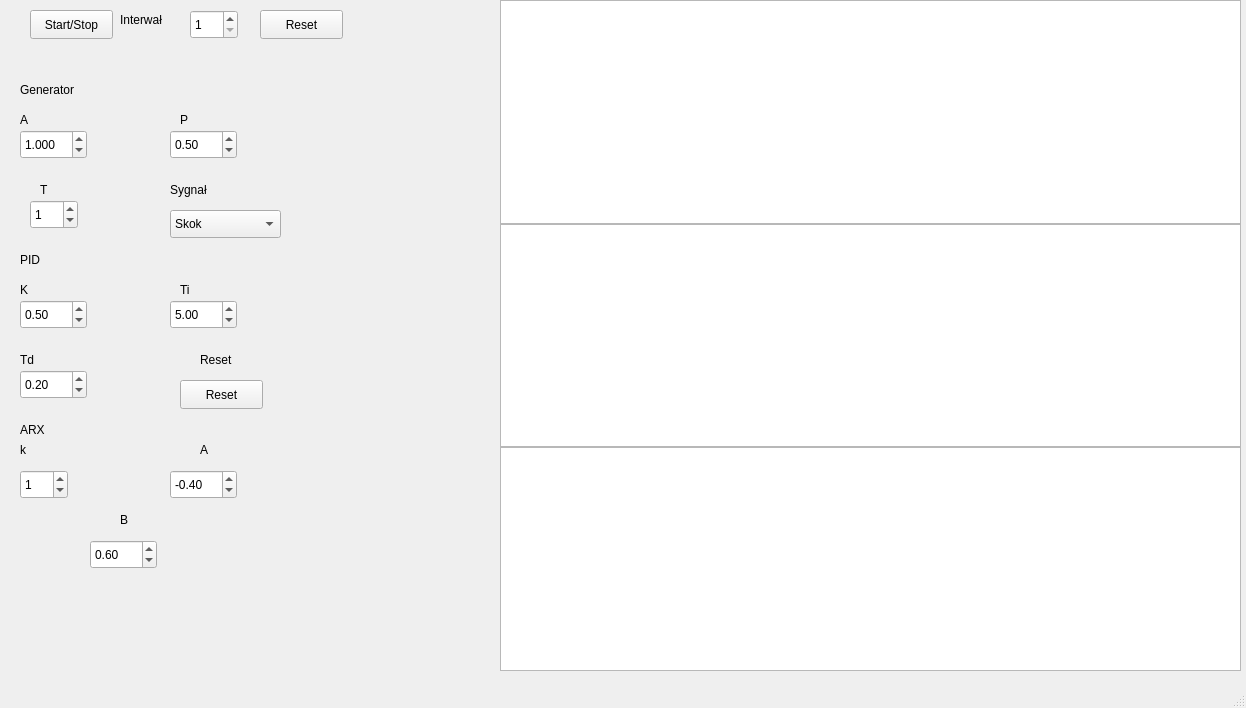
<?xml version="1.0" encoding="UTF-8"?>
<ui version="4.0">
 <class>MainWindow</class>
 <widget class="QMainWindow" name="MainWindow">
  <property name="geometry">
   <rect>
    <x>0</x>
    <y>0</y>
    <width>1246</width>
    <height>708</height>
   </rect>
  </property>
  <property name="windowTitle">
   <string>SUAR</string>
  </property>
  <widget class="QWidget" name="centralwidget">
   <widget class="QPushButton" name="pushButton">
    <property name="geometry">
     <rect>
      <x>30</x>
      <y>10</y>
      <width>83</width>
      <height>29</height>
     </rect>
    </property>
    <property name="text">
     <string>Start/Stop</string>
    </property>
   </widget>
   <widget class="QPushButton" name="pushButton_3">
    <property name="geometry">
     <rect>
      <x>260</x>
      <y>10</y>
      <width>83</width>
      <height>29</height>
     </rect>
    </property>
    <property name="text">
     <string>Reset</string>
    </property>
   </widget>
   <widget class="QLabel" name="label">
    <property name="geometry">
     <rect>
      <x>20</x>
      <y>80</y>
      <width>81</width>
      <height>20</height>
     </rect>
    </property>
    <property name="text">
     <string>Generator</string>
    </property>
   </widget>
   <widget class="QLabel" name="label_2">
    <property name="geometry">
     <rect>
      <x>120</x>
      <y>10</y>
      <width>63</width>
      <height>20</height>
     </rect>
    </property>
    <property name="text">
     <string>Interwał</string>
    </property>
   </widget>
   <widget class="QLabel" name="label_3">
    <property name="geometry">
     <rect>
      <x>20</x>
      <y>110</y>
      <width>63</width>
      <height>20</height>
     </rect>
    </property>
    <property name="text">
     <string>A</string>
    </property>
   </widget>
   <widget class="QLabel" name="label_4">
    <property name="geometry">
     <rect>
      <x>180</x>
      <y>110</y>
      <width>63</width>
      <height>20</height>
     </rect>
    </property>
    <property name="text">
     <string>P</string>
    </property>
   </widget>
   <widget class="QLabel" name="label_5">
    <property name="geometry">
     <rect>
      <x>40</x>
      <y>180</y>
      <width>21</width>
      <height>20</height>
     </rect>
    </property>
    <property name="text">
     <string>T</string>
    </property>
   </widget>
   <widget class="QComboBox" name="comboBox">
    <property name="geometry">
     <rect>
      <x>170</x>
      <y>210</y>
      <width>111</width>
      <height>28</height>
     </rect>
    </property>
    <item>
     <property name="text">
      <string>Skok</string>
     </property>
    </item>
    <item>
     <property name="text">
      <string>Pros</string>
     </property>
    </item>
    <item>
     <property name="text">
      <string>Sinusoida</string>
     </property>
    </item>
   </widget>
   <widget class="QLabel" name="label_6">
    <property name="geometry">
     <rect>
      <x>170</x>
      <y>180</y>
      <width>63</width>
      <height>20</height>
     </rect>
    </property>
    <property name="text">
     <string>Sygnał</string>
    </property>
   </widget>
   <widget class="QLabel" name="label_7">
    <property name="geometry">
     <rect>
      <x>20</x>
      <y>350</y>
      <width>63</width>
      <height>20</height>
     </rect>
    </property>
    <property name="text">
     <string>Td</string>
    </property>
   </widget>
   <widget class="QLabel" name="label_8">
    <property name="geometry">
     <rect>
      <x>180</x>
      <y>280</y>
      <width>21</width>
      <height>20</height>
     </rect>
    </property>
    <property name="text">
     <string>Ti</string>
    </property>
   </widget>
   <widget class="QLabel" name="label_9">
    <property name="geometry">
     <rect>
      <x>200</x>
      <y>350</y>
      <width>41</width>
      <height>20</height>
     </rect>
    </property>
    <property name="text">
     <string>Reset</string>
    </property>
   </widget>
   <widget class="QLabel" name="label_10">
    <property name="geometry">
     <rect>
      <x>20</x>
      <y>250</y>
      <width>81</width>
      <height>20</height>
     </rect>
    </property>
    <property name="text">
     <string>PID</string>
    </property>
   </widget>
   <widget class="QLabel" name="label_11">
    <property name="geometry">
     <rect>
      <x>20</x>
      <y>280</y>
      <width>21</width>
      <height>20</height>
     </rect>
    </property>
    <property name="text">
     <string>K</string>
    </property>
   </widget>
   <widget class="QPushButton" name="pushButton_4">
    <property name="geometry">
     <rect>
      <x>180</x>
      <y>380</y>
      <width>83</width>
      <height>29</height>
     </rect>
    </property>
    <property name="text">
     <string>Reset</string>
    </property>
   </widget>
   <widget class="QLabel" name="label_12">
    <property name="geometry">
     <rect>
      <x>200</x>
      <y>440</y>
      <width>63</width>
      <height>20</height>
     </rect>
    </property>
    <property name="text">
     <string>A</string>
    </property>
   </widget>
   <widget class="QLabel" name="label_14">
    <property name="geometry">
     <rect>
      <x>20</x>
      <y>420</y>
      <width>81</width>
      <height>20</height>
     </rect>
    </property>
    <property name="text">
     <string>ARX</string>
    </property>
   </widget>
   <widget class="QLabel" name="label_15">
    <property name="geometry">
     <rect>
      <x>120</x>
      <y>510</y>
      <width>63</width>
      <height>20</height>
     </rect>
    </property>
    <property name="text">
     <string>B</string>
    </property>
   </widget>
   <widget class="QLabel" name="label_16">
    <property name="geometry">
     <rect>
      <x>20</x>
      <y>440</y>
      <width>63</width>
      <height>20</height>
     </rect>
    </property>
    <property name="text">
     <string>k</string>
    </property>
   </widget>
   <widget class="QSpinBox" name="spinBox">
    <property name="geometry">
     <rect>
      <x>190</x>
      <y>10</y>
      <width>48</width>
      <height>29</height>
     </rect>
    </property>
    <property name="minimum">
     <number>1</number>
    </property>
    <property name="value">
     <number>1</number>
    </property>
   </widget>
   <widget class="QDoubleSpinBox" name="ustawA">
    <property name="geometry">
     <rect>
      <x>20</x>
      <y>130</y>
      <width>67</width>
      <height>29</height>
     </rect>
    </property>
    <property name="decimals">
     <number>3</number>
    </property>
    <property name="singleStep">
     <double>0.500000000000000</double>
    </property>
    <property name="value">
     <double>1.000000000000000</double>
    </property>
   </widget>
   <widget class="QDoubleSpinBox" name="ustawP">
    <property name="geometry">
     <rect>
      <x>170</x>
      <y>130</y>
      <width>67</width>
      <height>29</height>
     </rect>
    </property>
    <property name="maximum">
     <double>1.000000000000000</double>
    </property>
    <property name="singleStep">
     <double>0.500000000000000</double>
    </property>
    <property name="value">
     <double>0.500000000000000</double>
    </property>
   </widget>
   <widget class="QSpinBox" name="ustawT">
    <property name="geometry">
     <rect>
      <x>30</x>
      <y>200</y>
      <width>48</width>
      <height>29</height>
     </rect>
    </property>
    <property name="value">
     <number>1</number>
    </property>
   </widget>
   <widget class="QDoubleSpinBox" name="ustawKpid">
    <property name="geometry">
     <rect>
      <x>20</x>
      <y>300</y>
      <width>67</width>
      <height>29</height>
     </rect>
    </property>
    <property name="singleStep">
     <double>0.500000000000000</double>
    </property>
    <property name="value">
     <double>0.500000000000000</double>
    </property>
   </widget>
   <widget class="QDoubleSpinBox" name="ustawTi">
    <property name="geometry">
     <rect>
      <x>170</x>
      <y>300</y>
      <width>67</width>
      <height>29</height>
     </rect>
    </property>
    <property name="singleStep">
     <double>0.500000000000000</double>
    </property>
    <property name="value">
     <double>5.000000000000000</double>
    </property>
   </widget>
   <widget class="QDoubleSpinBox" name="ustawTd">
    <property name="geometry">
     <rect>
      <x>20</x>
      <y>370</y>
      <width>67</width>
      <height>29</height>
     </rect>
    </property>
    <property name="singleStep">
     <double>0.500000000000000</double>
    </property>
    <property name="value">
     <double>0.200000000000000</double>
    </property>
   </widget>
   <widget class="QSpinBox" name="ustawkarx">
    <property name="geometry">
     <rect>
      <x>20</x>
      <y>470</y>
      <width>48</width>
      <height>29</height>
     </rect>
    </property>
    <property name="value">
     <number>1</number>
    </property>
   </widget>
   <widget class="QDoubleSpinBox" name="ustawA1">
    <property name="geometry">
     <rect>
      <x>170</x>
      <y>470</y>
      <width>67</width>
      <height>29</height>
     </rect>
    </property>
    <property name="minimum">
     <double>-99.000000000000000</double>
    </property>
    <property name="singleStep">
     <double>0.500000000000000</double>
    </property>
    <property name="value">
     <double>-0.400000000000000</double>
    </property>
   </widget>
   <widget class="QDoubleSpinBox" name="ustawB1">
    <property name="geometry">
     <rect>
      <x>90</x>
      <y>540</y>
      <width>67</width>
      <height>29</height>
     </rect>
    </property>
    <property name="minimum">
     <double>-99.000000000000000</double>
    </property>
    <property name="singleStep">
     <double>0.500000000000000</double>
    </property>
    <property name="value">
     <double>0.600000000000000</double>
    </property>
   </widget>
   <widget class="QWidget" name="">
    <property name="geometry">
     <rect>
      <x>500</x>
      <y>0</y>
      <width>741</width>
      <height>671</height>
     </rect>
    </property>
    <layout class="QVBoxLayout" name="verticalLayout">
     <property name="spacing">
      <number>0</number>
     </property>
     <item>
      <widget class="QChartView" name="ChartUchyb"/>
     </item>
     <item>
      <widget class="QChartView" name="Chartwartosci"/>
     </item>
     <item>
      <widget class="QChartView" name="ChartSterowanie"/>
     </item>
    </layout>
   </widget>
  </widget>
  <widget class="QMenuBar" name="menubar">
   <property name="geometry">
    <rect>
     <x>0</x>
     <y>0</y>
     <width>1246</width>
     <height>25</height>
    </rect>
   </property>
  </widget>
  <widget class="QStatusBar" name="statusbar"/>
 </widget>
 <customwidgets>
  <customwidget>
   <class>QChartView</class>
   <extends>QGraphicsView</extends>
   <header>QChartView</header>
  </customwidget>
 </customwidgets>
 <resources/>
 <connections/>
</ui>
